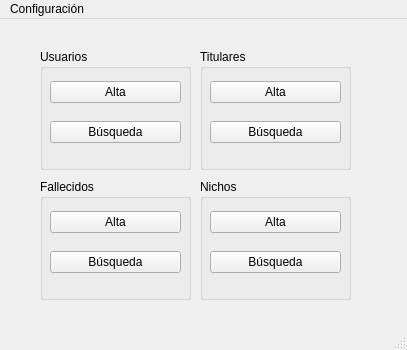
<?xml version="1.0" encoding="UTF-8"?>
<ui version="4.0">
 <class>MainWindow</class>
 <widget class="QMainWindow" name="MainWindow">
  <property name="geometry">
   <rect>
    <x>0</x>
    <y>0</y>
    <width>407</width>
    <height>350</height>
   </rect>
  </property>
  <property name="windowTitle">
   <string>Pantalla Principal</string>
  </property>
  <widget class="QWidget" name="centralwidget">
   <widget class="QGroupBox" name="group_box_users">
    <property name="geometry">
     <rect>
      <x>40</x>
      <y>30</y>
      <width>151</width>
      <height>121</height>
     </rect>
    </property>
    <property name="title">
     <string>Usuarios</string>
    </property>
    <widget class="QWidget" name="verticalLayoutWidget">
     <property name="geometry">
      <rect>
       <x>10</x>
       <y>20</y>
       <width>131</width>
       <height>86</height>
      </rect>
     </property>
     <layout class="QVBoxLayout" name="verticalLayout">
      <item>
       <widget class="QPushButton" name="push_button_create_user">
        <property name="text">
         <string>Alta</string>
        </property>
       </widget>
      </item>
      <item>
       <widget class="QPushButton" name="push_button_search_users">
        <property name="text">
         <string>Búsqueda</string>
        </property>
       </widget>
      </item>
     </layout>
    </widget>
   </widget>
   <widget class="QGroupBox" name="group_box_holders">
    <property name="geometry">
     <rect>
      <x>200</x>
      <y>30</y>
      <width>151</width>
      <height>121</height>
     </rect>
    </property>
    <property name="title">
     <string>Titulares</string>
    </property>
    <widget class="QWidget" name="verticalLayoutWidget_2">
     <property name="geometry">
      <rect>
       <x>10</x>
       <y>20</y>
       <width>131</width>
       <height>86</height>
      </rect>
     </property>
     <layout class="QVBoxLayout" name="verticalLayout_2">
      <item>
       <widget class="QPushButton" name="push_create_holder">
        <property name="text">
         <string>Alta</string>
        </property>
       </widget>
      </item>
      <item>
       <widget class="QPushButton" name="push_search_holders">
        <property name="text">
         <string>Búsqueda</string>
        </property>
       </widget>
      </item>
     </layout>
    </widget>
   </widget>
   <widget class="QGroupBox" name="group_box_deceased">
    <property name="geometry">
     <rect>
      <x>40</x>
      <y>160</y>
      <width>151</width>
      <height>121</height>
     </rect>
    </property>
    <property name="title">
     <string>Fallecidos</string>
    </property>
    <widget class="QWidget" name="verticalLayoutWidget_3">
     <property name="geometry">
      <rect>
       <x>10</x>
       <y>20</y>
       <width>131</width>
       <height>86</height>
      </rect>
     </property>
     <layout class="QVBoxLayout" name="verticalLayout_3">
      <item>
       <widget class="QPushButton" name="push_button_create_deceased">
        <property name="text">
         <string>Alta</string>
        </property>
       </widget>
      </item>
      <item>
       <widget class="QPushButton" name="push_search_deceased">
        <property name="text">
         <string>Búsqueda</string>
        </property>
       </widget>
      </item>
     </layout>
    </widget>
   </widget>
   <widget class="QGroupBox" name="group_box_niches">
    <property name="geometry">
     <rect>
      <x>200</x>
      <y>160</y>
      <width>151</width>
      <height>121</height>
     </rect>
    </property>
    <property name="title">
     <string>Nichos</string>
    </property>
    <widget class="QWidget" name="verticalLayoutWidget_4">
     <property name="geometry">
      <rect>
       <x>10</x>
       <y>20</y>
       <width>131</width>
       <height>86</height>
      </rect>
     </property>
     <layout class="QVBoxLayout" name="verticalLayout_4">
      <item>
       <widget class="QPushButton" name="push_button_create_niche">
        <property name="text">
         <string>Alta</string>
        </property>
       </widget>
      </item>
      <item>
       <widget class="QPushButton" name="push_button_search_niche">
        <property name="text">
         <string>Búsqueda</string>
        </property>
       </widget>
      </item>
     </layout>
    </widget>
   </widget>
  </widget>
  <widget class="QMenuBar" name="menubar">
   <property name="geometry">
    <rect>
     <x>0</x>
     <y>0</y>
     <width>407</width>
     <height>22</height>
    </rect>
   </property>
   <widget class="QMenu" name="menuConfiguraci_n">
    <property name="title">
     <string>Configuración</string>
    </property>
   </widget>
   <addaction name="menuConfiguraci_n"/>
  </widget>
  <widget class="QStatusBar" name="statusbar"/>
 </widget>
 <resources/>
 <connections/>
</ui>
